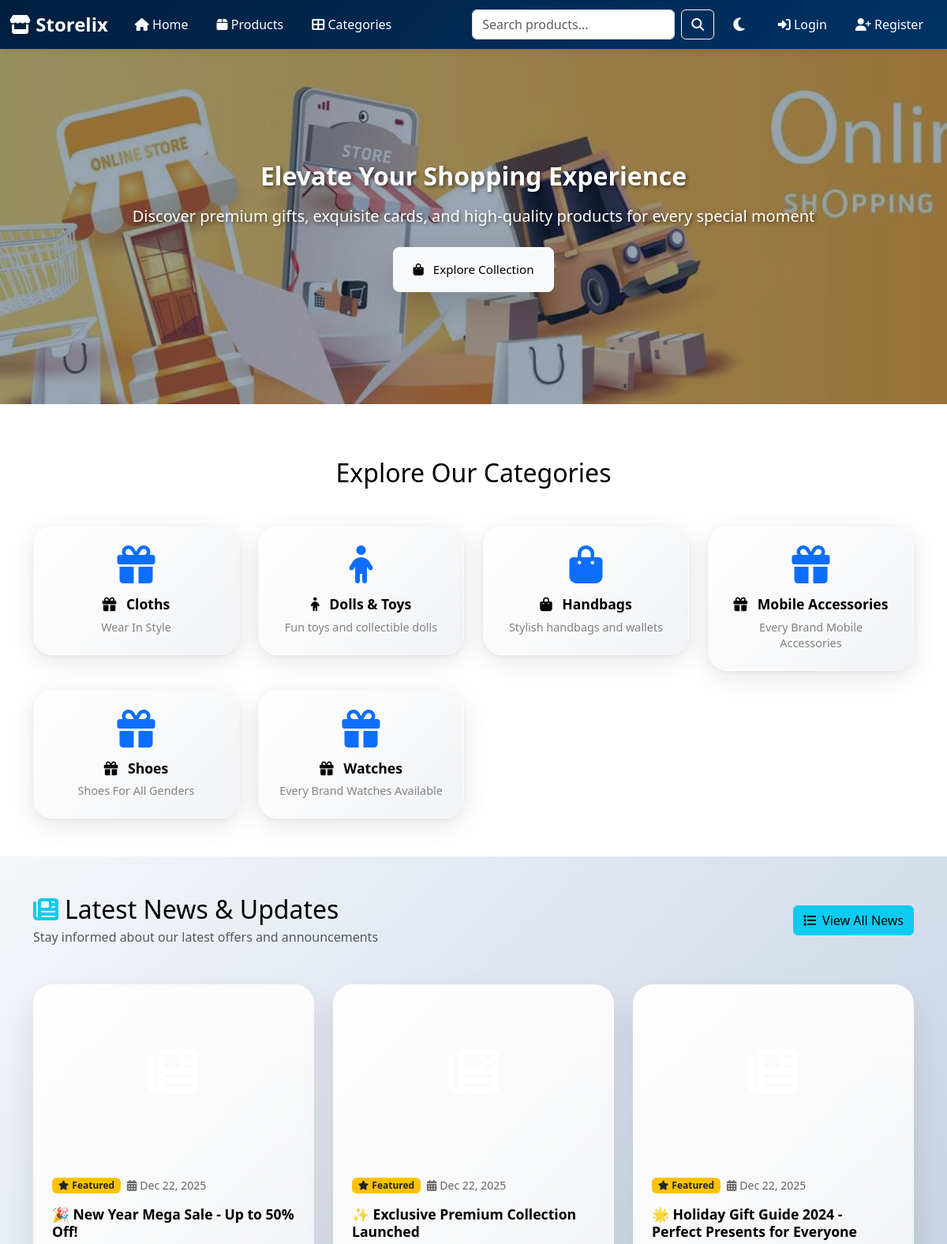
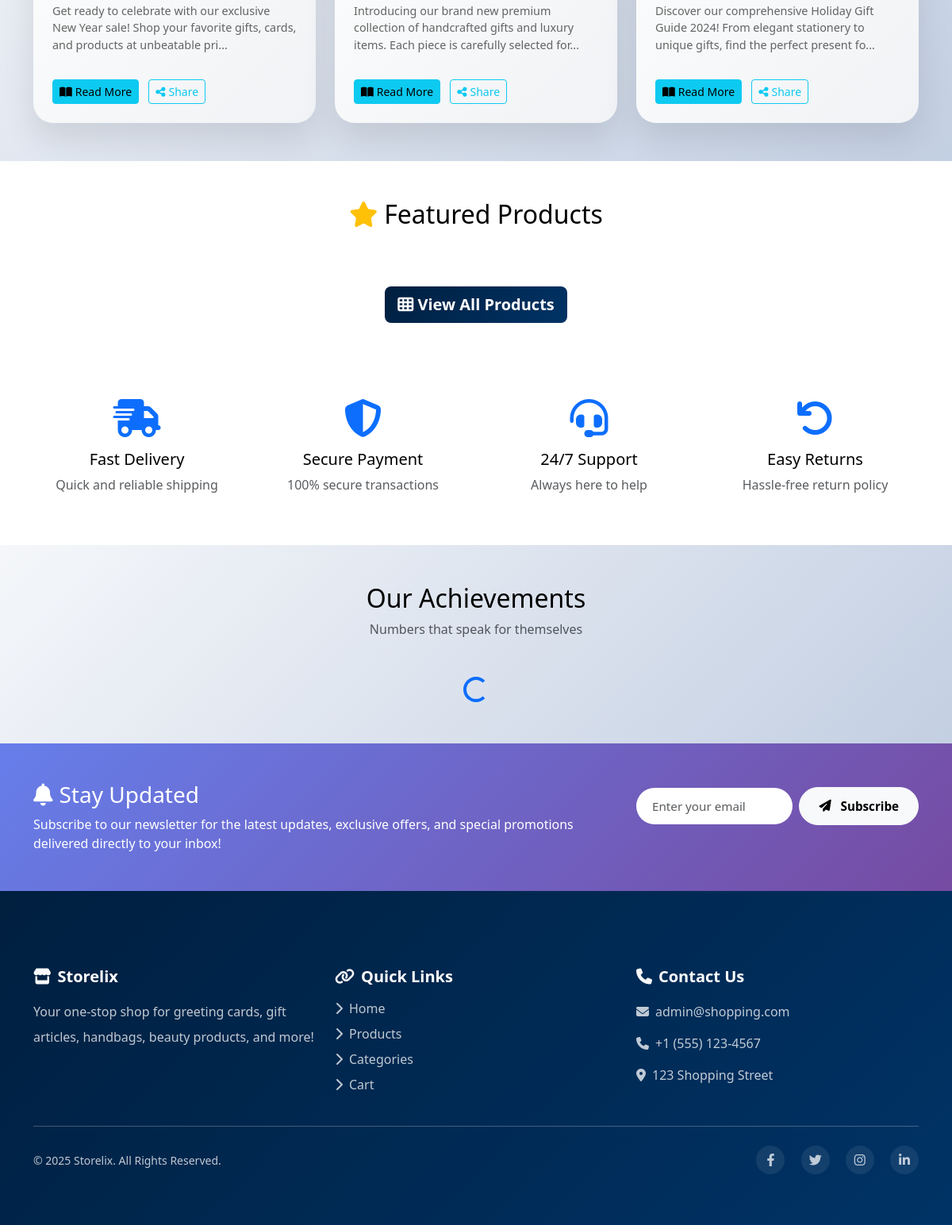
The page / on the database its author committed (2 pictures, top to bottom).
### tables this page shows
CREATE TABLE IF NOT EXISTS categories (
    id INT AUTO_INCREMENT PRIMARY KEY,
    name VARCHAR(100) NOT NULL,
    description TEXT,
    image VARCHAR(255),
    created_at TIMESTAMP DEFAULT CURRENT_TIMESTAMP
);

CREATE TABLE IF NOT EXISTS news_announcements (
    id INT AUTO_INCREMENT PRIMARY KEY,
    title VARCHAR(255) NOT NULL,
    content TEXT NOT NULL,
    image VARCHAR(255),
    is_featured TINYINT(1) DEFAULT 0,
    is_active TINYINT(1) DEFAULT 1,
    created_at TIMESTAMP DEFAULT CURRENT_TIMESTAMP,
    updated_at TIMESTAMP DEFAULT CURRENT_TIMESTAMP ON UPDATE CURRENT_TIMESTAMP
);

### includes/db.php (called while the page is built, shortened)
<?php
class Database {
    private $conn;
    public function __construct() {
        try {
            $this->conn = new mysqli(DB_HOST, DB_USER, DB_PASS, DB_NAME);
            $this->conn->options(MYSQLI_OPT_CONNECT_TIMEOUT, 30);
            $this->conn->options(MYSQLI_OPT_READ_TIMEOUT, 30);
            $this->conn->set_charset("utf8mb4");
        } catch (Exception $e) {
            die("Database Error: " . $e->getMessage());
        }
    }
    public function query($sql) {
        $result = $this->conn->query($sql);
        return $result;
    }
}
$db = new Database();
?>

### includes/functions.php (called while the page is built, shortened)
<?php
require_once 'db.php';
function getCategories() {
    global $db;
    $result = $db->query("SELECT * FROM categories ORDER BY name ASC");
    return $result->fetch_all(MYSQLI_ASSOC);
}
function getCategoryIcon($category_name) {
    $icons = [
        'Greeting Cards' => 'fas fa-envelope-open-text',
        'Gift Articles' => 'fas fa-gift',
        'Handbags' => 'fas fa-shopping-bag',
        'Beauty Products' => 'fas fa-spa',
        'Stationery' => 'fas fa-pen-fancy',
        'Dolls & Toys' => 'fas fa-child'
    ];
    return $icons[$category_name] ?? 'fas fa-gift';
}
?>

### index.php (the view, shortened to what this page needs)
        <?php
include 'includes/header.php';
$categories = getCategories();
$homepage_banners = getActiveHomepageBanners();
?>
<section class="hero-section">
    <div id="heroCarousel" class="carousel slide carousel-fade" data-bs-ride="carousel" data-bs-interval="3000">
        <div class="carousel-inner">
            <?php if (!empty($homepage_banners)): ?>
                <?php foreach ($homepage_banners as $index => $banner): ?>
                    <div class="carousel-item <?php echo $index === 0 ? 'active' : ''; ?>" style="background-image: url('<?php echo $banner['image'] ? 'uploads/' . $banner['image'] : 'https://via.placeholder.com/1920x600?text=' . urlencode($banner['title']); ?>');">
                        <div class="container">
                            <h1 class="display-4 mb-4 fw-bold text-shadow"><?php echo htmlspecialchars($banner['title']); ?></h1>
                            <?php if ($banner['subtitle']): ?>
                                <h2 class="h4 mb-3 text-shadow"><?php echo htmlspecialchars($banner['subtitle']); ?></h2>
                            <?php endif; ?>
                            <?php if ($banner['description']): ?>
                                <p class="lead mb-4 fs-5 text-shadow"><?php echo htmlspecialchars($banner['description']); ?></p>
                            <?php endif; ?>
                            <?php if ($banner['button_text'] && $banner['button_link']): ?>
                                <a href="<?php echo htmlspecialchars($banner['button_link']); ?>" class="btn btn-light btn-lg shadow-lg px-4 py-3">
                                    <i class="fas fa-arrow-right me-2"></i><?php echo htmlspecialchars($banner['button_text']); ?>
                                </a>
                            <?php endif; ?>
                        </div>
                    </div>
                <?php endforeach; ?>
            <?php else: ?>
                <div class="carousel-item active" style="background-image: url('uploads/b1.jpg');">
                    <div class="container">
                        <h1 class="display-4 mb-4 fw-bold text-shadow">Elevate Your Shopping Experience</h1>
                        <p class="lead mb-4 fs-5 text-shadow">Discover premium gifts, exquisite cards, and high-quality products for every special moment</p>
                        <a href="products.php" class="btn btn-light btn-lg shadow-lg px-4 py-3">
                            <i class="fas fa-shopping-bag me-2"></i> Explore Collection
                        </a>
                    </div>
                </div>
            <?php endif; ?>
        </div>
    </div>
</section>
<section class="py-5">
    <div class="container">
        <h2 class="text-center mb-5">Explore Our Categories</h2>
        <div class="row g-4">
            <?php foreach ($categories as $category): ?>
                <div class="col-lg-3 col-md-4 col-sm-6">
                    <a href="products.php?category=<?php echo $category['id']; ?>" class="text-decoration-none">
                        <div class="card category-card">
                            <div class="card-body text-center p-4">
                                <i class="<?php echo getCategoryIcon($category['name']); ?> fa-3x text-primary mb-3"></i>
                                <h5 class="card-title">
                                    <i class="<?php echo getCategoryIcon($category['name']); ?> me-2"></i>
                                    <?php echo htmlspecialchars($category['name']); ?>
                                </h5>
                                <p class="card-text text-muted"><?php echo htmlspecialchars($category['description']); ?></p>
                            </div>
                        </div>
                    </a>
                </div>
            <?php endforeach; ?>
        </div>
    </div>
</section>
<?php
$news_announcements = $db->query("SELECT * FROM news_announcements WHERE is_active = 1 ORDER BY is_featured DESC, created_at DESC LIMIT 3")->fetch_all(MYSQLI_ASSOC);
?>
<section class="py-5" style="background: linear-gradient(135deg, #f5f7fa 0%, #c3cfe2 100%);">
    <div class="container">
        <div class="d-flex justify-content-between align-items-center mb-5 flex-wrap gap-3">
            <div>
                <h2 class="mb-1"><i class="fas fa-newspaper text-info me-2"></i>Latest News & Updates</h2>
                <p class="text-muted mb-0">Stay informed about our latest offers and announcements</p>
            </div>
            <a href="#" class="btn btn-info" onclick="showAllNews(); return false;">
                <i class="fas fa-list me-2"></i>View All News
            </a>
        </div>
        <div class="row g-4">
            <?php foreach ($news_announcements as $news): ?>
                <div class="col-lg-4 col-md-6 col-sm-12">
                    <div class="card h-100 border-0 shadow-lg news-card" style="transition: all 0.3s ease; cursor: pointer;">
                        <?php if ($news['image']): ?>
                            <img src="uploads/<?php echo htmlspecialchars($news['image']); ?>" class="card-img-top" alt="<?php echo htmlspecialchars($news['title']); ?>" style="height: 220px; object-fit: cover;">
                        <?php else: ?>
                            <div class="card-img-top bg-gradient" style="height: 220px; background: linear-gradient(135deg, #667eea 0%, #764ba2 100%); display: flex; align-items: center; justify-content: center;">
                                <i class="fas fa-newspaper text-white" style="font-size: 4rem;"></i>
                            </div>
                        <?php endif; ?>
                        <div class="card-body d-flex flex-column">
                            <div class="d-flex align-items-center mb-3">
                                <?php if ($news['is_featured']): ?>
                                    <span class="badge bg-warning text-dark me-2">
                                        <i class="fas fa-star me-1"></i>Featured
                                    </span>
                                <?php endif; ?>
                                <small class="text-muted"><i class="fas fa-calendar-alt me-1"></i><?php echo date('M d, Y', strtotime($news['created_at'])); ?></small>
                            </div>
                            <h5 class="card-title fw-bold"><?php echo htmlspecialchars($news['title']); ?></h5>
                            <p class="card-text text-muted flex-grow-1"><?php echo htmlspecialchars(substr($news['content'], 0, 120)) . '...'; ?></p>
                            <div class="mt-auto pt-3">
                                <button class="btn btn-info btn-sm me-2" onclick="readMore('<?php echo htmlspecialchars($news['title']); ?>', '<?php echo htmlspecialchars($news['content']); ?>')">
                                    <i class="fas fa-book-open me-1"></i>Read More
                                </button>
                                <button class="btn btn-outline-info btn-sm" onclick="shareNews('<?php echo htmlspecialchars($news['title']); ?>')">
                                    <i class="fas fa-share-alt me-1"></i>Share
                                </button>
                            </div>
                        </div>
                    </div>
                </div>
            <?php endforeach; ?>
        </div>
    </div>
</section>
<section class="py-5 bg-light">
    <div class="container">
        <h2 class="text-center mb-5"><i class="fas fa-star text-warning me-2"></i>Featured Products</h2>
        <div class="text-center mt-5">
            <a href="products.php" class="btn btn-primary btn-lg">
                <i class="fas fa-th"></i> View All Products
            </a>
        </div>
    </div>
</section>
<section class="py-5">
    <div class="container">
        <div class="row g-4">
            <div class="col-lg-3 col-md-6 col-sm-6 text-center">
                <i class="fas fa-shipping-fast fa-3x text-primary mb-3"></i>
                <h5>Fast Delivery</h5>
                <p class="text-muted">Quick and reliable shipping</p>
            </div>
            <div class="col-lg-3 col-md-6 col-sm-6 text-center">
                <i class="fas fa-shield-alt fa-3x text-primary mb-3"></i>
                <h5>Secure Payment</h5>
                <p class="text-muted">100% secure transactions</p>
            </div>
            <div class="col-lg-3 col-md-6 col-sm-6 text-center">
                <i class="fas fa-headset fa-3x text-primary mb-3"></i>
                <h5>24/7 Support</h5>
                <p class="text-muted">Always here to help</p>
            </div>
            <div class="col-lg-3 col-md-6 col-sm-6 text-center">
                <i class="fas fa-undo fa-3x text-primary mb-3"></i>
                <h5>Easy Returns</h5>
                <p class="text-muted">Hassle-free return policy</p>
            </div>
        </div>
    </div>
</section>
<section class="py-5 statistics-section" id="statistics-section">
    <div class="container">
        <div class="text-center mb-5">
            <h2 class="animate-on-scroll">Our Achievements</h2>
            <p class="text-muted animate-on-scroll">Numbers that speak for themselves</p>
        </div>
        <div class="row g-4" id="statistics-container">
            <div class="col-12 text-center">
                <div class="spinner-border text-primary" role="status">
                </div>
            </div>
        </div>
    </div>
</section>
<section class="py-5 bg-primary text-white" style="background: linear-gradient(135deg, #667eea 0%, #764ba2 100%);">
    <div class="container">
        <div class="row align-items-center">
            <div class="col-lg-8">
                <h3 class="mb-2"><i class="fas fa-bell me-2"></i>Stay Updated</h3>
                <p class="mb-0">Subscribe to our newsletter for the latest updates, exclusive offers, and special promotions delivered directly to your inbox!</p>
            </div>
            <div class="col-lg-4">
                <form class="d-flex gap-2" id="newsletter-form" onsubmit="handleNewsletterSubmit(event)">
                    <input type="email" class="form-control" id="newsletter-email" placeholder="Enter your email" required>
                    <button type="submit" class="btn btn-light fw-bold newsletter-submit-btn" id="newsletter-btn">
                        <i class="fas fa-paper-plane me-1"></i>Subscribe
                    </button>
                </form>
                <div id="newsletter-message" class="mt-2"></div>
            </div>
        </div>
    </div>
</section>
<?php include 'includes/footer.php'; ?>

### rows shown on the page
categories: name "Cloths", description "Wear In Style"
categories: name "Dolls & Toys", description "Fun toys and collectible dolls"
categories: name "Handbags", description "Stylish handbags and wallets"
categories: name "Mobile Accessories", description "Every Brand Mobile Accessories"
categories: name "Shoes", description "Shoes For All Genders"
categories: name "Watches", description "Every Brand Watches Available"
news_announcements: is_featured 1 (drawn), created_at "Dec 22, 2025", title "🎉 New Year Mega Sale - Up to 50% Off!", content "Get ready to celebrate with our exclusive New Year sale! Shop your favorite gifts, cards, and products at unbeatable pri"
news_announcements: is_featured 1 (drawn), created_at "Dec 22, 2025", title "✨ Exclusive Premium Collection Launched", content "Introducing our brand new premium collection of handcrafted gifts and luxury items. Each piece is carefully selected for"
news_announcements: is_featured 1 (drawn), created_at "Dec 22, 2025", title "🌟 Holiday Gift Guide 2024 - Perfect Presents for Everyone", content "Discover our comprehensive Holiday Gift Guide 2024! From elegant stationery to unique gifts, find the perfect present fo"

### other values the page prints
SITE_NAME "Storelix"
ADMIN_EMAIL "admin@shopping.com"
